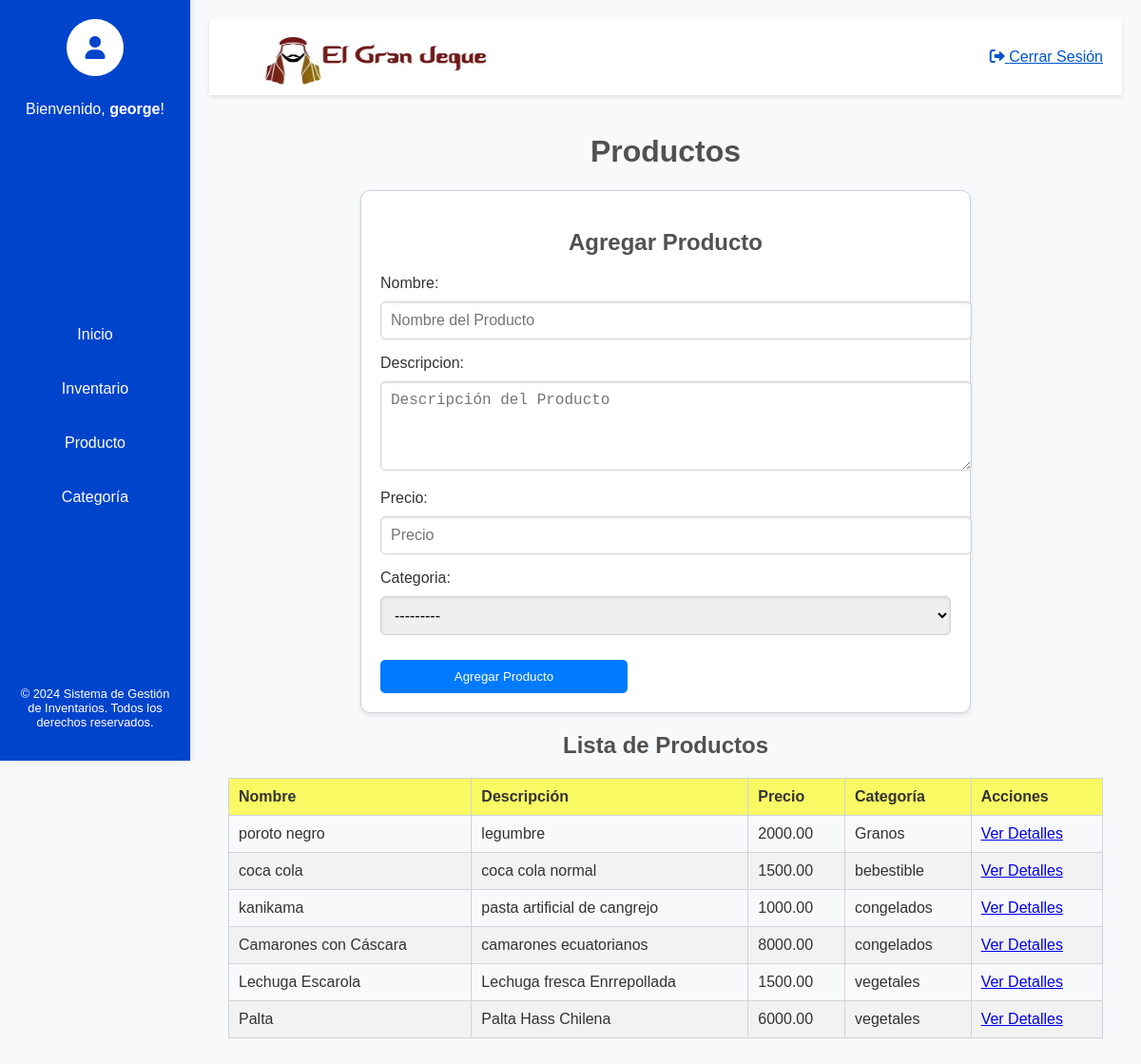
Before: /home/productos/ (signed in) with the older database file.
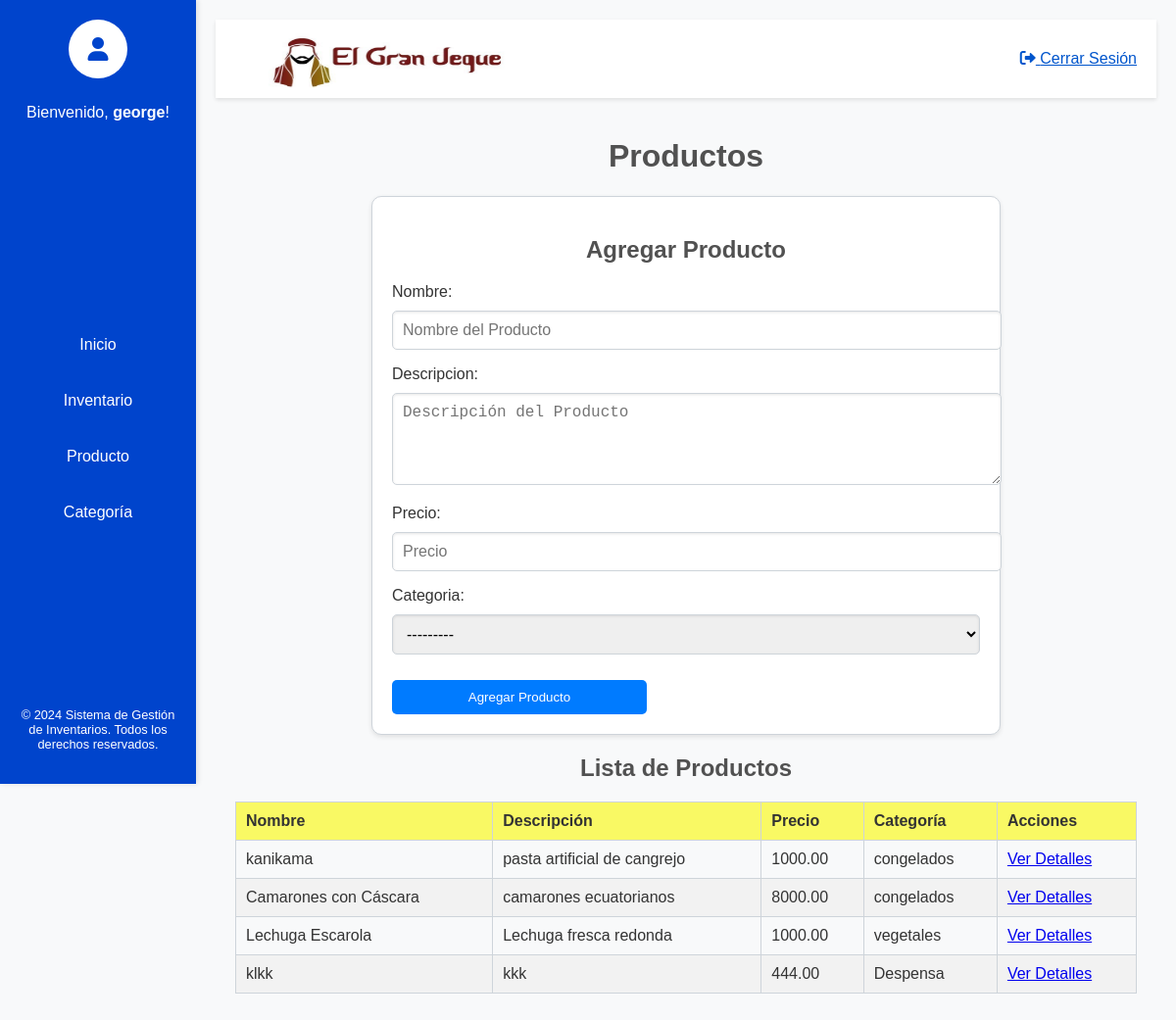
After: the same page with the newer database file.
### inventa/models.py (models this page shows, shortened)
class Categoria(models.Model):
    nombre=models.CharField("Nombre de Catedogia",max_length=150)
    observacion=models.CharField(("Observacion"), max_length=150)
    def __str__(self):
        return self.nombre
    class Meta:
        verbose_name = 'Categoria'
        verbose_name_plural = 'Categorias'

class Producto(models.Model):
    nombre=models.CharField(max_length=100)
    descripcion = models.TextField(blank=True, null=True)
    precio = models.DecimalField(max_digits=10, decimal_places=2)
    categoria = models.ForeignKey(Categoria, related_name='productos',on_delete=models.CASCADE)#no se agrega el on cascade para no eliminar categria con todos sus productos
    class Meta:
        verbose_name = 'Producto'
        verbose_name_plural = 'Productos'

### inventa/views.py (the view)
# urls.py: path('home/productos/', ProductoListView.as_view(), name='productos'),
class ProductoListView(LoginRequiredMixin,ListView):
    model = Producto
    template_name = "productos/productos.html"
    context_object_name='productos'
    def get_context_data(self, **kwargs):
        context = super().get_context_data(**kwargs)
        context['form'] = ProductoForm()  # Añadimos el formulario al contexto
        return context

### inventa/forms.py
class ProductoForm(forms.ModelForm):
    class Meta:
        model = Producto
        fields = ['nombre', 'descripcion', 'precio', 'categoria']
        widgets = {
            'nombre': forms.TextInput(attrs={'class': 'form-control', 'placeholder': 'Nombre del Producto'}),
            'descripcion': forms.Textarea(attrs={'class': 'form-control', 'placeholder': 'Descripción del Producto', 'rows': 4}),
            'precio': forms.NumberInput(attrs={'class': 'form-control', 'placeholder': 'Precio', 'step': '0.01'}),
            'categoria': forms.Select(attrs={'class': 'form-control'}),
        }
    def __init__(self, *args, **kwargs):
        super().__init__(*args, **kwargs)

### inventa/templates/productos/productos.html (shortened to what this page needs)
{% extends 'base.html' %}
{% load static %}
{% block content %}
    <link rel="stylesheet" href="{% static 'css/productos/listado_productos.css' %}">
    <div class="container">
        <h1>Productos</h1>
        <div class="form-section">
            <h2>Agregar Producto</h2>
            <form method="post" action="{% url 'agregar_producto' %}">
                {{ form.as_p }}
                <button type="submit">Agregar Producto</button>
            </form>
        </div>
        <div class="list-section">
            <h2>Lista de Productos</h2>
            <table>
                <thead>
                    <tr>
                        <th>Nombre</th>
                        <th>Descripción</th>
                        <th>Precio</th>
                        <th>Categoría</th>
                        <th>Acciones</th>
                    </tr>
                </thead>
                <tbody>
                    {% for producto in productos %}
                    <tr>
                        <td>{{ producto.nombre }}</td>
                        <td>{{ producto.descripcion }}</td>
                        <td>{{ producto.precio }}</td>
                        <td>{{ producto.categoria }}</td>
                        <td>
                            <a href="{% url 'detalle_producto' producto.id %}">Ver Detalles</a>
                        </td>
                    </tr>
                    {% empty %}
                    <tr>
                        <td colspan="6">No hay productos disponibles.</td>
                    </tr>
                    {% endfor %}
                </tbody>
            </table>
        </div>
    </div>
{% endblock %}

### inventa/templates/base.html (shortened to what this page needs)
{% load static %}
<!DOCTYPE html>
<html lang="es">
<head>
    <link rel="stylesheet" href="{% static 'css/base.css' %}">
    <link rel="stylesheet" href="https://cdnjs.cloudflare.com/ajax/libs/font-awesome/6.0.0-beta3/css/all.min.css">
</head>
<body>
    <div class="layout">
        <nav class="navbar">
            <div class="user-info">
                <div class="avatar">
                    <i class="fas fa-user"></i>
                </div>
                <div class="welcome-message">
                    <p>Bienvenido, <strong>{{ user.username }}</strong>!</p>
                </div>
            </div>
            <ul>
                <li><a href="{% url 'home' %}"class="nav-link">Inicio</a></li>
                <li><a href="#" class="nav-link">Inventario</a></li>
                <li><a href="{% url 'productos' %}" class="nav-link">Producto</a></li>
                <li><a href="{% url 'categorias' %}" class="nav-link">Categoría</a></li>
            </ul>
            <div class="logout">
                <div class="info">
                    <p>&copy; 2024 Sistema de Gestión de Inventarios. Todos los derechos reservados.</p>
                </div>
            </div>
        </nav>
        <div class="content">
            <header>
                <img src="{% static 'imagenes/logo_el_gran_jeque.png' %}" alt="Logo" class="logo">
                <a  href="{% url 'logout' %}" class="logout-btn">
                    <i class="fas fa-sign-out-alt"></i> Cerrar Sesión
                </a>
            </header>
            <main>
                {% block content %}
                {% endblock  %}
        </div>
    </div>
</body>
</html>

### inventa/static/css/base.css (style rules this page uses)
body { font-family: Arial, sans-serif; margin: 0; padding: 0; color: #333; background-color: #f4f4f4; display: flex; flex-direction: column; min-height: 100vh; }
.user-info { display: flex; flex-direction: column; align-items: center; margin-bottom: 20px; }
.avatar { background-color: #fff; color: #0044cc; border-radius: 50%; width: 60px; height: 60px; display: flex; justify-content: center; align-items: center; font-size: 1.5rem; margin-bottom: 10px; }
.navbar { width: 200px; background-color: #0044cc; color: #fff; height: 100vh; position: fixed; top: 0; left: 0; padding: 20px; box-shadow: 2px 0 5px rgba(0, 0, 0, 0.1); box-sizing: border-box; display: flex; flex-direction: column; justify-content: space-between; }
.layout { display: flex; }
.navbar .welcome-message { margin-bottom: 20px; }
.navbar ul { list-style: none; padding: 0; margin: 0; }
.navbar ul li { margin-bottom: 15px; }
.navbar .nav-link { display: block; color: #fff; padding: 12px; text-decoration: none; border-radius: 5px; transition: background-color 0.3s; text-align: center; font-size: 1rem; }
.navbar .logout { display: flex; flex-direction: column; align-items: center; }
a.logout-btn { color: #0055cc; }
img { height: 100px; width: 300px; }
.navbar .info { text-align: center; font-size: 0.8rem; color: #fff; }
.content { margin-left: 200px; width: calc(100% - 200px); display: flex; flex-direction: column; }
header { background-color:#fff; color: #fff; padding: 10px 20px; box-shadow: 0 2px 4px rgba(0, 0, 0, 0.1); display: flex; justify-content: space-between; align-items: center; height: 60px; }
header .logo { height: 60px; margin: 0 auto; margin-left: 0; }
main { flex: 1; padding: 20px; }

### inventa/static/css/productos/listado_productos.css (style rules this page uses)
body { background-color: #f8f9fa; font-family: Arial, sans-serif; margin: 0; padding: 20px; }
h1, h2 { color: #515151; text-align: center; }
h2 { margin-top: 20px; }
.form-section { background-color: #ffffff; border: 1px solid #ced4da; border-radius: 10px; padding: 20px; box-shadow: 0 2px 5px rgba(0, 0, 0, 0.1); width: calc(85% - 40px); max-width: 600px; margin: 20px auto; }
button { background-color: #007bff; color: #fff; border: none; border-radius: 5px; padding: 10px; cursor: pointer; transition: background-color 0.3s; width: calc(50% - 40px); margin-top: 10px; }
form input, form select, form textarea { width: 100%; padding: 10px; margin-top: 10px; border: 1px solid #ced4da; border-radius: 5px; box-shadow: inset 0 1px 3px rgba(0, 0, 0, 0.1); font-size: 16px; }
.list-section { margin-top: 20px; }
.list-section table { width: 100%; border-collapse: collapse; }
.list-section th, .list-section td { border: 1px solid #ced4da; padding: 10px; text-align: left; }
.list-section th { background-color: #f9f964; color: #333; }
.list-section tr:nth-child(even) { background-color: #f2f2f2; }

Changed rows visible on the page:
removed Producto: nombre "poroto negro", descripcion "legumbre", precio "2000.00", categoria "Granos"
removed Producto: nombre "coca cola", descripcion "coca cola normal", precio "1500.00", categoria "bebestible"
removed Producto: nombre "Palta", descripcion "Palta Hass Chilena", precio "6000.00", categoria "vegetales"
changed Producto "Lechuga Escarola": descripcion "Lechuga fresca Enrrepollada" → "Lechuga fresca redonda"; precio "1500.00" → "1000.00"
added Producto: nombre "klkk", descripcion "kkk", precio "444.00", categoria "Despensa"
